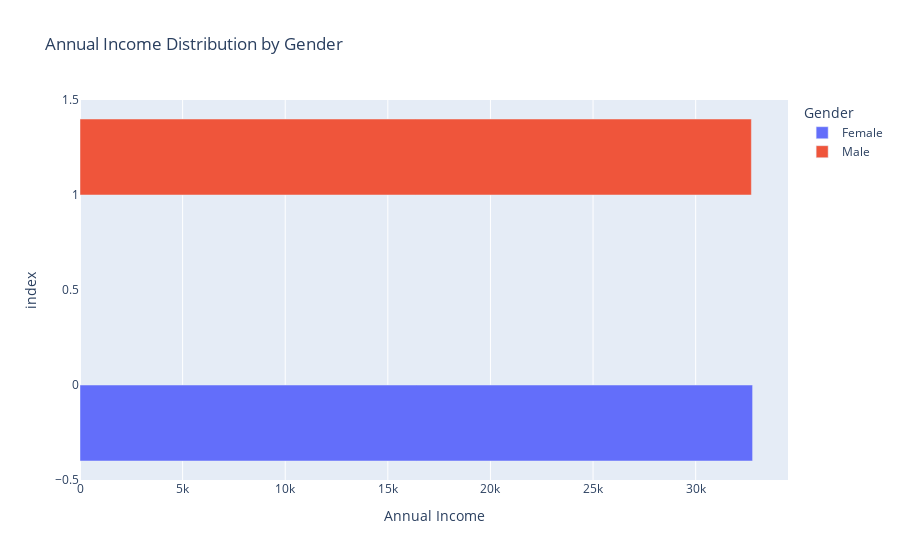

Here is the notebook cell this chart was saved with:
### Code cell
fig = px.bar(gender_code, x='Annual Income', color='Gender', barmode='group',
             title="Annual Income Distribution by Gender")

fig.show()

### Figure 1 — Plotly figure (JSON) as saved in the notebook; plotly's stock layout.template omitted (floating-point values rounded to 4 significant figures)
{"data": [{"alignmentgroup": "True", "hovertemplate": "Gender=Female<br>Annual Income=%{x}<br>index=%{y}<extra></extra>", "legendgroup": "Female", "marker": {"color": "#636efa", "pattern": {"shape": ""}}, "name": "Female", "offsetgroup": "Female", "orientation": "h", "showlegend": true, "textposition": "auto", "type": "bar", "x": [32770.0], "xaxis": "x", "y": [0], "yaxis": "y"}, {"alignmentgroup": "True", "hovertemplate": "Gender=Male<br>Annual Income=%{x}<br>index=%{y}<extra></extra>", "legendgroup": "Male", "marker": {"color": "#EF553B", "pattern": {"shape": ""}}, "name": "Male", "offsetgroup": "Male", "orientation": "h", "showlegend": true, "textposition": "auto", "type": "bar", "x": [32720.0], "xaxis": "x", "y": [1], "yaxis": "y"}], "layout": {"barmode": "group", "legend": {"title": {"text": "Gender"}, "tracegroupgap": 0}, "title": {"text": "Annual Income Distribution by Gender"}, "xaxis": {"anchor": "y", "domain": [0, 1], "title": {"text": "Annual Income"}}, "yaxis": {"anchor": "x", "domain": [0, 1], "title": {"text": "index"}}}}
